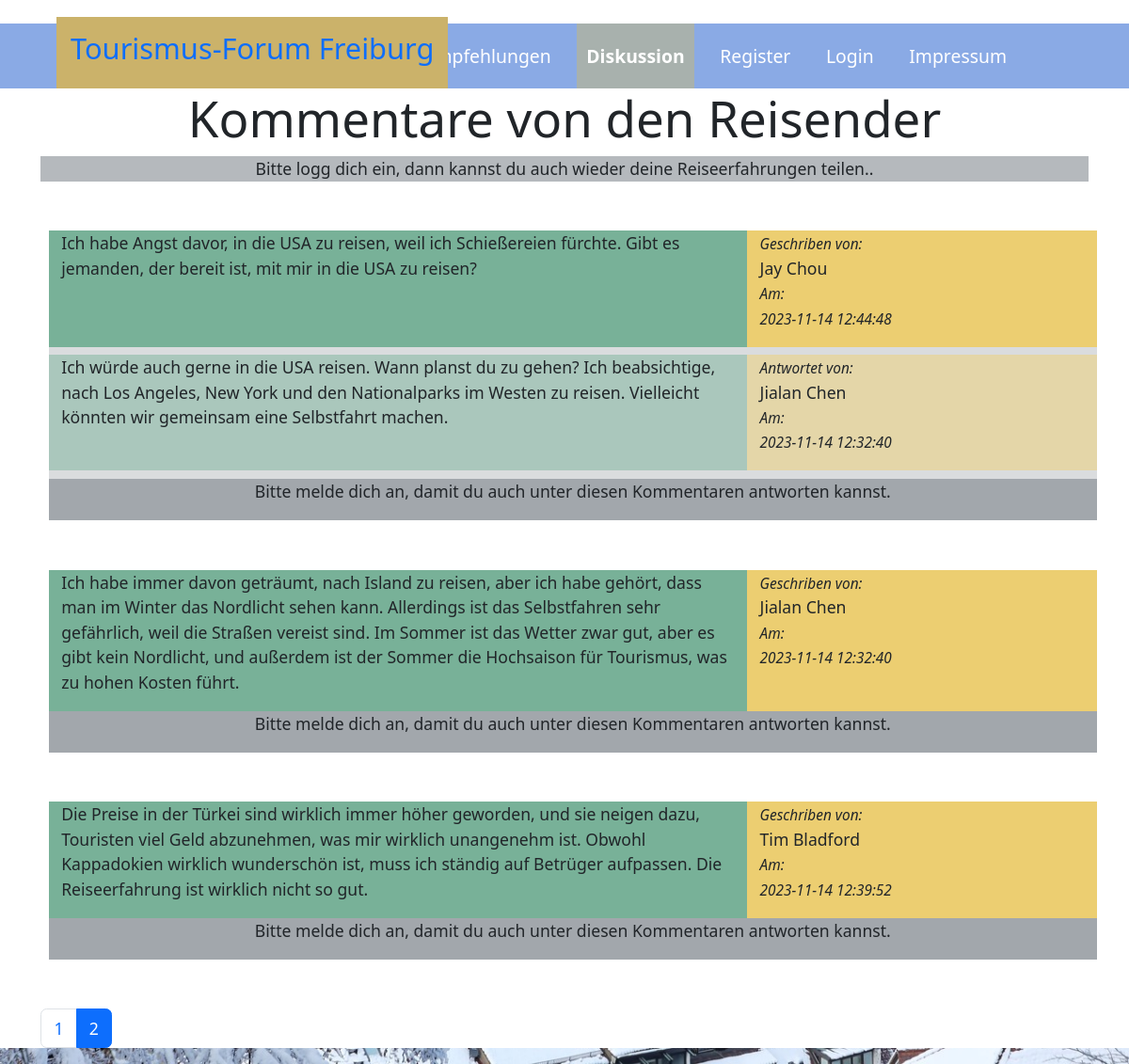
Page /index.php?page=diskussion&seite=2 on the committed database.
### tables this page shows
CREATE TABLE `posts` (
  `id` int(10) UNSIGNED NOT NULL,
  `user_id` int(10) UNSIGNED DEFAULT NULL,
  `parent_id` int(10) UNSIGNED NOT NULL,
  `comment` text DEFAULT NULL,
  `created_at` timestamp NULL DEFAULT current_timestamp()
);

CREATE TABLE `users` (
  `id` int(10) UNSIGNED NOT NULL,
  `nachname` varchar(250) NOT NULL,
  `vorname` varchar(250) NOT NULL,
  `email` varchar(250) NOT NULL,
  `password` varchar(250) NOT NULL,
  `portrait` varchar(250) DEFAULT 'dummy.jpg',
  `birthday` date DEFAULT NULL,
  `countries_number` int(11) DEFAULT NULL,
  `footprint` varchar(250) DEFAULT NULL,
  `title` varchar(250) DEFAULT NULL,
  `info` text DEFAULT NULL,
  `created_at` timestamp NULL DEFAULT current_timestamp(),
  `updated_at` timestamp NULL DEFAULT current_timestamp()
);

### views/diskussion.view.php (the view, shortened to what this page needs)
<div class="col-12 container">
<h3 class="display-5 text-center">Kommentare von den Reisender</h3>
<?php if((isset($_SESSION['id']) && isset($_SESSION['loggedIn'])) || !empty($_SESSION['id'])): ?>
<form action="auth/comments/insert.php" method="POST" class="rounded-1 p-2 bg-secondary bg-opacity-50">
<input type="text" name="comment" class="form-control my-1" placeholder="Bitte hinterlassen Sie hier Ihre Ansichten zum Reisen." />
<button type="submit" class="btn btn-success btn-lg">Submit</button>
</form>
<?php else: ?>
   <div class="bg-secondary bg-opacity-50 text-center">
      <p>Bitte logg dich ein, dann kannst du auch wieder deine Reiseerfahrungen teilen..</p>
    </div>
<?php endif; ?>
<?php
$anzahl = $db->prepare('SELECT count(id) AS `anzahlDatensatz` FROM `posts` WHERE `parent_id` = 0 ');
$anzahl->execute();
$resultAnzahl = $anzahl->fetch()['anzahlDatensatz'];
$pro_seite = 3;
$anzahlSeiten = ceil($resultAnzahl / $pro_seite);
$aktSeite = 1;
if(isset($_GET['seite'])) {
  $aktSeite = (int) $_GET['seite'];
}
?>
<?php
$stmt = $db->prepare('SELECT *, posts.created_at AS datum, posts.id AS postid
    FROM `posts` INNER JOIN `users` ON posts.user_id = users.id WHERE `parent_id`= 0
    ORDER BY `datum` ASC LIMIT :anfang, :proSeite');
$stmt->bindValue('anfang', ($aktSeite -1) * $pro_seite, PDO::PARAM_INT);
$stmt->bindValue('proSeite', $pro_seite, PDO::PARAM_INT);
$stmt->execute();
$posts = $stmt->fetchAll();
?>
<?php foreach($posts AS $post):
$stmt1 = $db->prepare('SELECT * FROM `users` WHERE `id` = :uid');
$stmt1->bindValue('uid', $post['user_id']);
$stmt1->execute();
$user = $stmt1->fetch();
?>
<div class="container m-2 center-div bg-secondary bg-opacity-25">
  <div class="row center-div my-5">
      <div class=" col-8 bg-success bg-opacity-50">
         <p><?=$post['comment']?></p>
      </div>
      <div class="col-4 bg-warning bg-opacity-50">
         <p><small><i>Geschriben von:<br></i></small> <?=$user['vorname'].' '.$user['nachname']?><br><small><i>Am:<br> <?=$user['created_at']?></i></small></p>
      </div>
<?php
$stmt2 = $db->prepare('SELECT * FROM `posts` INNER JOIN `users`
 ON posts.parent_id = :id WHERE posts.user_id = users.id');
$stmt2->bindValue('id', $post['postid']);
$stmt2->execute();
$replies = $stmt2->fetchAll();
?>
<?php if(!empty($replies)):?>
<?php foreach($replies AS $reply):
?>
      <div class="col-8 my-2 bg-success bg-opacity-25">
         <p><?= $reply['comment']?></p>
      </div>
      <div class="col-4 my-2 bg-warning bg-opacity-25">
      <p><small><i>Antwortet von:<br></i></small> <?= $reply['vorname'].' '.$reply['nachname']?>   <br><small><i>Am:<br> <?=$reply['created_at']?></i></small></p>
     </div>
<?php endforeach;?>
<?php endif;?>
<?php if((isset($_SESSION['id']) && isset($_SESSION['loggedIn'])) || !empty($_SESSION['id'])): ?>
<form action="auth/comments/insert.php" method="POST" class="rounded-1 p-2 bg-secondary bg-opacity-25">
<input type="text" name="comment" class="form-control my-1" placeholder="Bitte hier antworten.." />
<button type="submit" class="btn btn-success btn-lg">Submit</button>
<input type="hidden" value="<?= $post['postid']?>" name="commentid" class="form-control">
</form>
<?php else: ?>
   <div class="bg-secondary bg-opacity-50 text-center">
      <p>Bitte melde dich an, damit du auch unter diesen Kommentaren antworten kannst.</p>
    </div>
<?php endif; ?>
</div>
</div>
<?php endforeach;?>
<?php if($anzahlSeiten > 1):?>
  <nav class="my-2 p-0">
    <ul class="pagination">
      <?php for($i = 1; $i <= $anzahlSeiten; $i++):?>
        <li class="page-item <?= ($i === $aktSeite) ? 'active' : '' ?>">
          <a href="?page=diskussion&seite=<?= $i?>" class="page-link"><?= $i?></a>
        </li>
      <?php endfor;?>
    </ul>
  </nav>
<?php endif;?>

### css/style.css (style rules this page uses)
html { font-family:verdana,arial,sans-serif; font-size:110%; background-color:#f1f1f1; color:#222; }
body { padding-top:25px; margin:0; }
a { color: inherit; display: inline-block; }
ul, ol { list-style:none; padding:0; }
.homepage-bg { background-image:url(../img/freiburg_snow.jpg); background-position:center center; background-repeat:no-repeat; background-attachment:fixed; background-size:cover; }
.center-div { margin: 0 auto; }

### rows in the picture
posts: comment "Ich habe Angst davor, in die USA zu reisen, weil ich Schießereien fürchte. Gibt es jemanden, der bereit ist, mit mir in die USA zu reisen?", user.vorname "Jay", user.nachname "Chou", user.created_at "2023-11-14 12:44:48"
posts: comment "Ich würde auch gerne in die USA reisen. Wann planst du zu gehen? Ich beabsichtige, nach Los Angeles, New York und den Nationalparks im Westen zu reisen. Vielleicht könnten wir gemeinsam eine Selbstfahrt machen.", user.vorname "Jialan", user.nachname "Chen", user.created_at "2023-11-14 12:32:40"
posts: comment "Ich habe immer davon geträumt, nach Island zu reisen, aber ich habe gehört, dass man im Winter das Nordlicht sehen kann. Allerdings ist das Selbstfahren sehr gefährlich, weil die Straßen vereist sind. Im Sommer ist das Wetter zwar gut, aber es gibt kein Nordlicht, und außerdem ist der Sommer die Hochsaison für Tourismus, was zu hohen Kosten führt.", user.vorname "Jialan", user.nachname "Chen", user.created_at "2023-11-14 12:32:40"
posts: comment "Die Preise in der Türkei sind wirklich immer höher geworden, und sie neigen dazu, Touristen viel Geld abzunehmen, was mir wirklich unangenehm ist. Obwohl Kappadokien wirklich wunderschön ist, muss ich ständig auf Betrüger aufpassen. Die Reiseerfahrung ist wirklich nicht so gut.", user.vorname "Tim", user.nachname "Bladford", user.created_at "2023-11-14 12:39:52"
